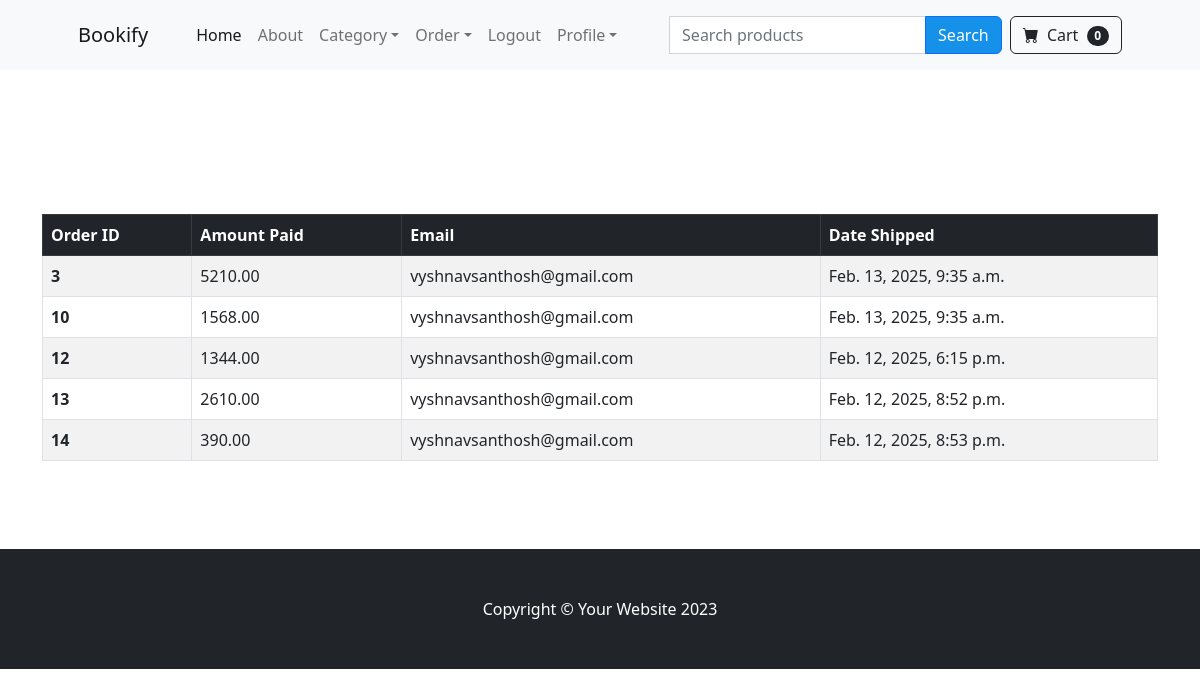
Page /payment/shipped_dashboard (signed in) on the earlier database version.
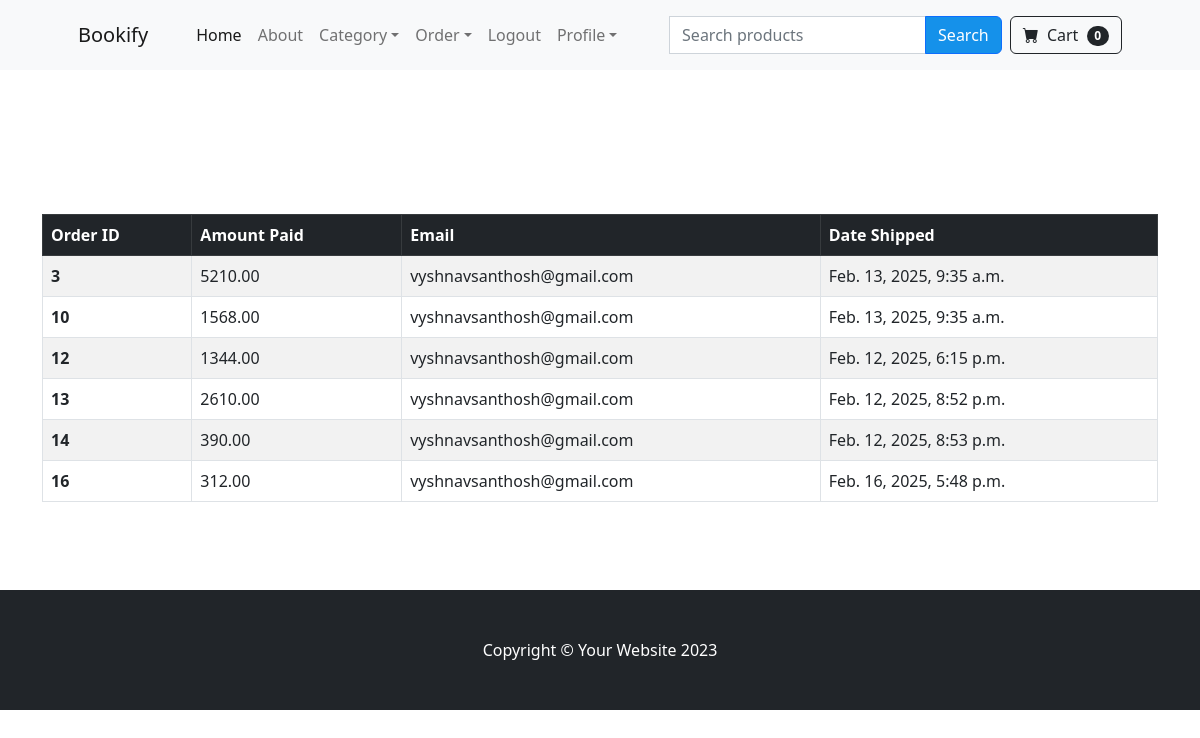
Same page on the later database version.
### payment/models.py (models this page shows, shortened)
class Order(models.Model):
    user = models.ForeignKey(User, on_delete=models.CASCADE)
    fullname = models.CharField(max_length=100)
    email = models.CharField(max_length=100)
    shipping_address = models.TextField()
    amount_paid = models.DecimalField(decimal_places=2, max_digits=10)
    date_ordered = models.DateTimeField(auto_now_add=True)
    shipped = models.BooleanField(default=False)
    date_shipped = models.DateTimeField(null=True, blank=True)

### payment/views.py (the view)
# urls.py: path('shipped_dashboard',  views.shipped_dashboard , name = 'shipped_dashboard'),
def shipped_dashboard(request):
    if request.user.is_authenticated and request.user.is_superuser:
        orders = Order.objects.filter(shipped = True)
        items = OrderItem.objects.filter(order__in = orders)
        return render(request, 'payment/shipped_dashboard.html', {'orders': orders, 'items': items})
    else:
        return render(request, 'payment/home.html',)

### cart/cart.py (called while the page is built)
    def __len__(self):
        return len(self.cart)

### cart/context_processors.py (called while the page is built)
def cart(request):
    return {'cart': Cart(request)}

### payment/templates/payment/shipped_dashboard.html
{% extends "base.html" %}
{% load static %}
{% block content %}
<br>
<br>
<br>
<br>
<br>
<br>
<div class="container ">
    <table class="table table-striped table-hover table-bordered">
        <thead class="table-dark">
          <tr>
            <th scope="col">Order ID</th>
            <th scope="col">Amount Paid</th>
            <th scope="col">Email</th>
            <th scope="col">Date Shipped</th>
        </tr>
    </thead>
    <tbody>
        {% for order in orders %}
            <tr onclick="location.href='{% url 'order_details' order.id %}';" style="cursor: pointer;">
                <th scope="row">{{ order.id }}</th>
                <td>{{ order.amount_paid }}</td>
                <td>{{ order.email }}</td>
                <td>{{ order.date_shipped }}</td>
            </tr>
        {% endfor %}
    </tbody>
      </table>
</div>
<br>
<br>
<br>
{% endblock %}

### payment/templates/base.html (shortened to what this page needs)
{% load static %}
<!DOCTYPE html>
<html lang="en">
    <head>
        <link href="https://cdn.jsdelivr.net/npm/bootstrap-icons@1.5.0/font/bootstrap-icons.css" rel="stylesheet" />
        <link href="{% static "css/styles.css" %} " rel="stylesheet" />
    </head>
    <body>
        {% include "navbar.html" %}
        {% block content %}
        {% endblock %}
        <footer class="py-5 bg-dark">
            <div class="container"><p class="m-0 text-center text-white">Copyright &copy; Your Website 2023</p></div>
        </footer>
    </body>
</html>

### store/templates/navbar.html (shortened to what this page needs)
{% load static %}
        <nav class="navbar navbar-expand-lg navbar-light bg-light">
            <div class="container px-4 px-lg-5">
                <a class="navbar-brand" href="{% url 'home' %}">Bookify</a>
                <div class="collapse navbar-collapse" id="navbarSupportedContent">
                    <ul class="navbar-nav me-auto mb-2 mb-lg-0 ms-lg-4">
                        <li class="nav-item"><a class="nav-link active" aria-current="page" href="{% url 'home' %}">Home</a></li>
                        <li class="nav-item"><a class="nav-link" href="#!">About</a></li>
                        <li class="nav-item dropdown">
                            <a class="nav-link dropdown-toggle" id="navbarDropdown" href="#" role="button" data-bs-toggle="dropdown" aria-expanded="false">Category</a>
                        </li>
                        {% if request.user.is_authenticated %}
                        {% if request.user.is_superuser %}
                        <li class="nav-item dropdown">
                            <a class="nav-link dropdown-toggle" id="navbarDropdown" href="#" role="button" data-bs-toggle="dropdown" aria-expanded="false">Order</a>
                        </li>
                        {% endif %}
                        <li class="nav-item"><a class="nav-link" href="{% url 'logout' %}">Logout</a></li>
                        <li class="nav-item dropdown">
                            <a class="nav-link dropdown-toggle" id="navbarDropdown" href="#" role="button" data-bs-toggle="dropdown" aria-expanded="false">Profile</a>
                        </li>
                        {% else %}
                        <li class="nav-item"><a class="nav-link" href="{% url 'login' %}">Login</a></li>
                        {% endif %}
                    </ul>
                    <form class="d-flex" method="GET" action="{% url 'home' %}">
                        <div class="input-group m-2" style="margin-right: 20px">
                            <input type="search" name="query" class="form-control rounded-0" placeholder="Search products" aria-label="Search" style="margin: auto">
                            <button class="btn btn-primary" style="background-color: #1591ea" type="submit">
                                Search
                            </button>
                        </div>
                    </form>
                    <form class="d-flex">
                        <a href="{% url 'cart_summary'%}" class="btn btn-outline-dark">
                            <i class="bi-cart-fill me-1"></i>
                            Cart
                            <span class="badge bg-dark text-white ms-1 rounded-pill" id='cart_count'>{{cart|length}}</span>
                    </a>
                    </form>
                </div>
            </div>
        </nav>

Differences in the rows shown:
added Order: id "16", amount_paid "312.00", email "vyshnavsanthosh@gmail.com", date_shipped "Feb. 16, 2025, 5:48 p.m."
